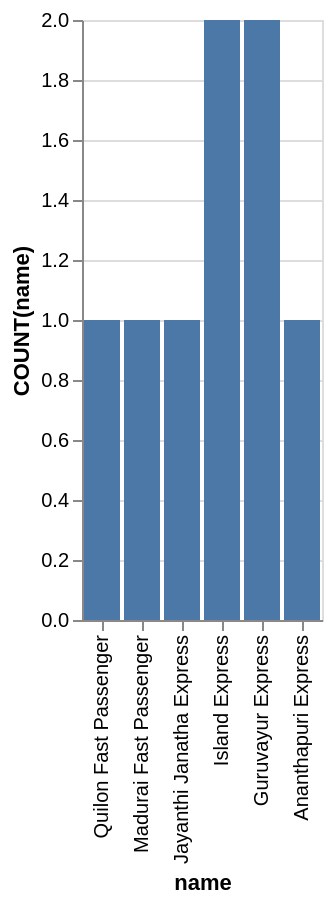

Vega-Lite specification stored for this chart:
### Vega-Lite specification from a JSON file in a GitHub repository (floating-point values rounded to 4 significant figures)
{"data": {"values": [{"x_data": "Quilon Fast Passenger", "y_data": 1}, {"x_data": "Madurai Fast Passenger", "y_data": 1}, {"x_data": "Jayanthi Janatha Express", "y_data": 1}, {"x_data": "Island Express", "y_data": 2}, {"x_data": "Guruvayur Express", "y_data": 2}, {"x_data": "Ananthapuri Express", "y_data": 1}]}, "mark": "bar", "encoding": {"x": {"field": "x_data", "type": "nominal", "title": "name", "sort": "descending"}, "y": {"field": "y_data", "type": "quantitative", "title": "COUNT(name)"}}}
